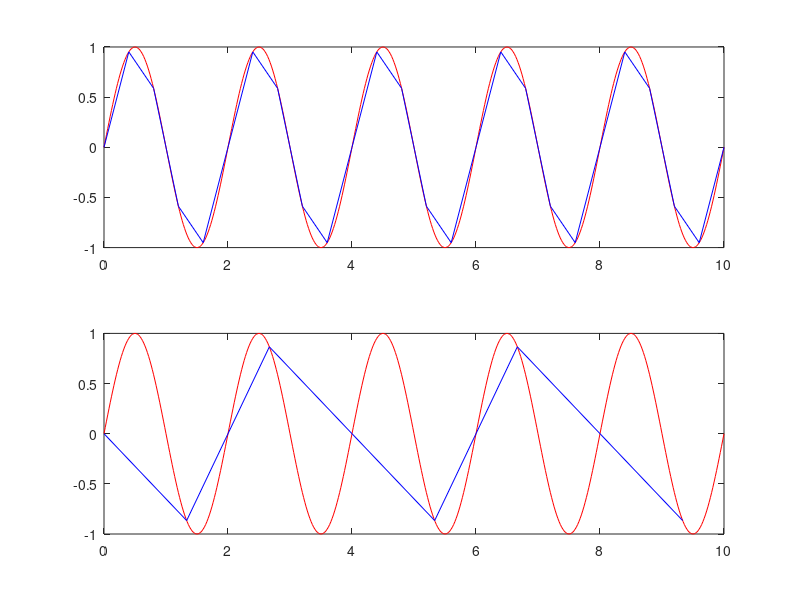

Write the MATLAB code that produced this figure.
% Sample the sinusoid x = sin(2 pi f t), where f = 2 kHz, and plot the sampled
% signals over the continuous-time signal.
% Let x1 be the signal sampled at 10 kHz.
% Let x2 be the signal sampled at 3 kHz.

f = 2000;
T = 1/f;
tmin = 0;
tmax = 5*T;
dt = T/100;
dt1 = 1/10000;
dt2 = 1/3000;
t = tmin:dt:tmax;
t1 = tmin:dt1:tmax;
t2 = tmin:dt2:tmax;
x = sin(2*pi*f*t);
x1 = sin(2*pi*f*t1);
x2 = sin(2*pi*f*t2);
subplot(211)
plot(t*4000,x,'r');
hold on
plot(t1*4000,x1,'b');
subplot(212)
plot(t*4000,x,'r');
hold on
plot(t2*4000,x2,'b');
